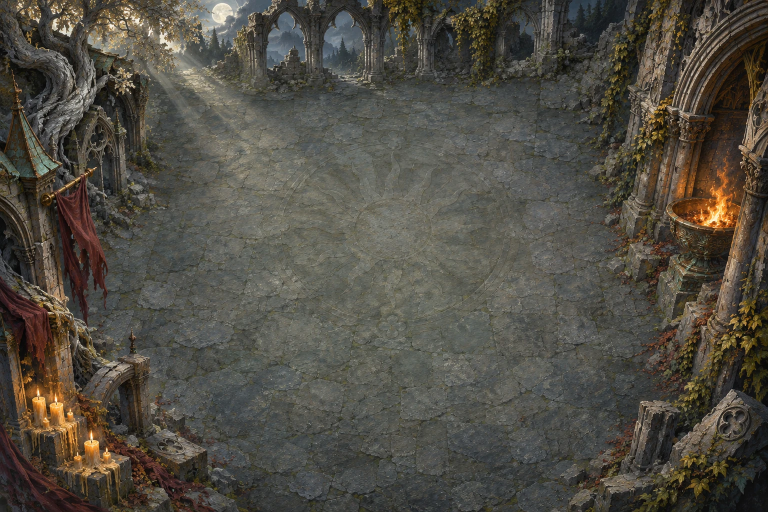
#> input picture src/features/canvas/table3d/art/patio.webp, 1536 x 1024 px (shown at 1/2 size)
$ python -i import_tree_scenery.py   (imports and definitions only)
#> lines starting #> are read from the running program, lines starting #| are printed output that depends on the picture
"""Prepare the user's local tree PNGs and reusable canopy contours for the Canvas."""
import argparse
import json
import math
from pathlib import Path
from PIL import Image, ImageFilter


# [12 lines left out: function simplify, not called in this run]


def contour(image):
    # Close small gaps between leaves. Interior pinholes are not passages for sight.
    alpha = image.getchannel('A').resize((192, 192)).filter(ImageFilter.MaxFilter(5))
    radii = []
    count = 96
    for index in range(count):
        angle = index * 2 * math.pi / count
        radius = 0
        for r in range(1, 137):
            x, y = round(95.5 + math.cos(angle) * r), round(95.5 + math.sin(angle) * r)
            if 0 <= x < 192 and 0 <= y < 192 and alpha.getpixel((x, y)) > 48:
                radius = r
        radii.append(radius)
    points = []
    for index in range(count):
        angle = index * 2 * math.pi / count
        radius = sorted([radii[(index - 1) % count], radii[index], radii[(index + 1) % count]])[1]
        points.append([max(0, min(1, .5 + math.cos(angle) * radius / 192)),
                       max(0, min(1, .5 + math.sin(angle) * radius / 192))])
    half = count // 2
    points = simplify(points[:half + 1], .006)[:-1] + simplify(points[half:] + [points[0]], .006)[:-1]
    return [[round(x, 4), round(y, 4)] for x, y in points]


# [32 lines left out: function main, not called in this run]


# [2 lines not run here, left out]

>>> import cv2
>>> picture = cv2.imread('../src/features/canvas/table3d/art/patio.webp', cv2.IMREAD_GRAYSCALE)
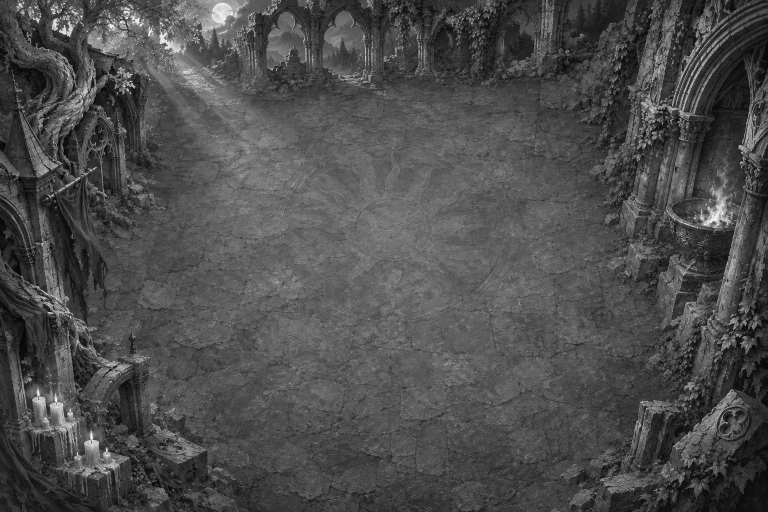
#> picture: shape (1024, 1536) (shown at 1/2 size); min 0, max 254, mean 77.2
#> (the run stopped early here; a loop or call above may not have finished)

$ run again, on src/assets/campaign-gabardina-closeup.jpg
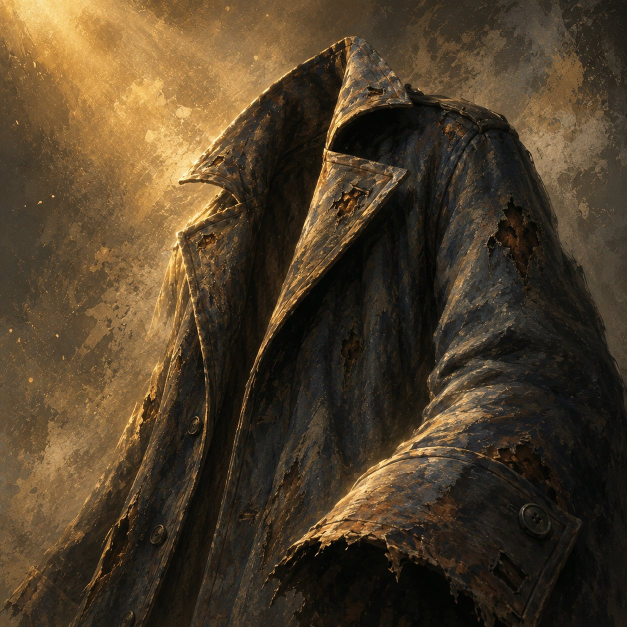
#> input picture src/assets/campaign-gabardina-closeup.jpg, 1254 x 1254 px (shown at 1/2 size)
#> `picture = cv2.imread('../src/features/canvas/table3d/art/patio.webp', ..`:
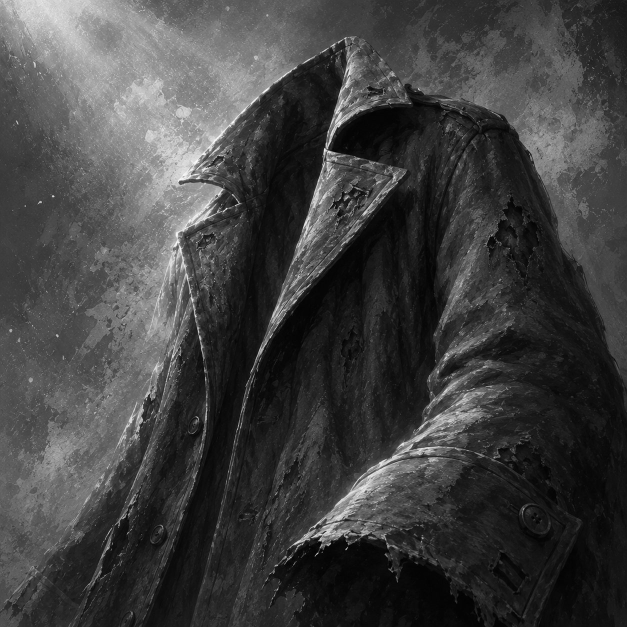
#> picture: shape (1254, 1254) (shown at 1/2 size); min 0, max 255, mean 64.7
